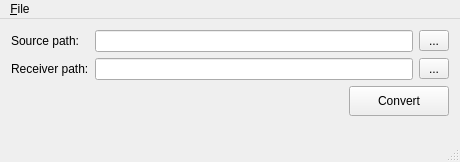
<?xml version="1.0" encoding="UTF-8"?>
<ui version="4.0">
 <class>MainWindow</class>
 <widget class="QMainWindow" name="MainWindow">
  <property name="geometry">
   <rect>
    <x>0</x>
    <y>0</y>
    <width>460</width>
    <height>162</height>
   </rect>
  </property>
  <property name="minimumSize">
   <size>
    <width>0</width>
    <height>0</height>
   </size>
  </property>
  <property name="windowTitle">
   <string>MainWindow</string>
  </property>
  <widget class="QWidget" name="centralWidget">
   <layout class="QGridLayout" name="gridLayout">
    <item row="0" column="0">
     <layout class="QHBoxLayout" name="horizontalLayout">
      <item>
       <widget class="QLabel" name="labelSource">
        <property name="text">
         <string>Source path:   </string>
        </property>
       </widget>
      </item>
      <item>
       <widget class="QLineEdit" name="lineEditSource">
        <property name="readOnly">
         <bool>true</bool>
        </property>
       </widget>
      </item>
      <item>
       <widget class="QToolButton" name="tButOpen">
        <property name="minimumSize">
         <size>
          <width>30</width>
          <height>0</height>
         </size>
        </property>
        <property name="text">
         <string>...</string>
        </property>
       </widget>
      </item>
     </layout>
    </item>
    <item row="1" column="0">
     <layout class="QHBoxLayout" name="horizontalLayout_3">
      <item>
       <widget class="QLabel" name="labelRes">
        <property name="text">
         <string>Receiver path:</string>
        </property>
       </widget>
      </item>
      <item>
       <widget class="QLineEdit" name="lineEditPath">
        <property name="readOnly">
         <bool>true</bool>
        </property>
       </widget>
      </item>
      <item>
       <widget class="QToolButton" name="tbPath">
        <property name="minimumSize">
         <size>
          <width>30</width>
          <height>0</height>
         </size>
        </property>
        <property name="text">
         <string>...</string>
        </property>
       </widget>
      </item>
     </layout>
    </item>
    <item row="2" column="0">
     <layout class="QHBoxLayout" name="horizontalLayout_2">
      <item>
       <spacer name="horizontalSpacer">
        <property name="orientation">
         <enum>Qt::Horizontal</enum>
        </property>
        <property name="sizeHint" stdset="0">
         <size>
          <width>40</width>
          <height>20</height>
         </size>
        </property>
       </spacer>
      </item>
      <item>
       <widget class="QPushButton" name="pButConvert">
        <property name="minimumSize">
         <size>
          <width>100</width>
          <height>30</height>
         </size>
        </property>
        <property name="text">
         <string>Convert</string>
        </property>
        <property name="icon">
         <iconset resource="QCurrentResource.qrc">
          <normaloff>:/ICO/ICO/test.ico</normaloff>:/ICO/ICO/test.ico</iconset>
        </property>
        <property name="iconSize">
         <size>
          <width>24</width>
          <height>24</height>
         </size>
        </property>
       </widget>
      </item>
     </layout>
    </item>
    <item row="3" column="0">
     <spacer name="verticalSpacer">
      <property name="orientation">
       <enum>Qt::Vertical</enum>
      </property>
      <property name="sizeHint" stdset="0">
       <size>
        <width>20</width>
        <height>40</height>
       </size>
      </property>
     </spacer>
    </item>
   </layout>
  </widget>
  <widget class="QMenuBar" name="menuBar">
   <property name="geometry">
    <rect>
     <x>0</x>
     <y>0</y>
     <width>460</width>
     <height>20</height>
    </rect>
   </property>
   <widget class="QMenu" name="menu_File">
    <property name="title">
     <string>&amp;File</string>
    </property>
    <addaction name="action_Exit"/>
   </widget>
   <addaction name="menu_File"/>
  </widget>
  <widget class="QStatusBar" name="statusBar"/>
  <action name="action_Exit">
   <property name="icon">
    <iconset resource="QCurrentResource.qrc">
     <normaloff>:/ICO/ICO/exit.ico</normaloff>:/ICO/ICO/exit.ico</iconset>
   </property>
   <property name="text">
    <string>&amp;Exit</string>
   </property>
  </action>
 </widget>
 <layoutdefault spacing="6" margin="11"/>
 <resources>
  <include location="QCurrentResource.qrc"/>
 </resources>
 <connections>
  <connection>
   <sender>action_Exit</sender>
   <signal>triggered()</signal>
   <receiver>MainWindow</receiver>
   <slot>close()</slot>
   <hints>
    <hint type="sourcelabel">
     <x>-1</x>
     <y>-1</y>
    </hint>
    <hint type="destinationlabel">
     <x>202</x>
     <y>57</y>
    </hint>
   </hints>
  </connection>
 </connections>
</ui>
